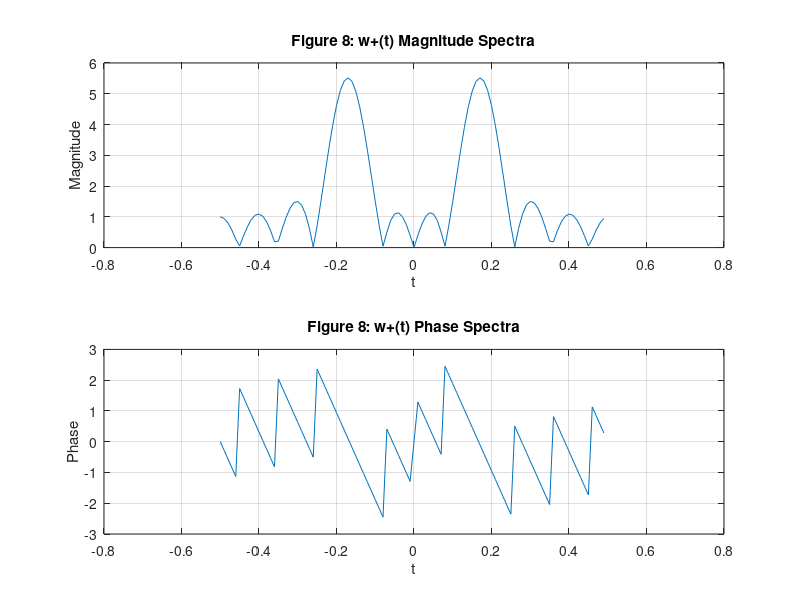

This figure's MATLAB source:
N = 100; PulseWidth = 10;
t = [0:1:(N-1)];
x = [ones(1,PulseWidth), zeros(1,N-PulseWidth)];
f = [-(N/2):1:(N/2)-1]*(1/N);
%wt = x.*(exp(1j*(pi/3).*t));
%wt = x.*(exp(-1j*(pi/3).*t));
wt = x.*cos((pi/3).*t);
Ww = fft(wt);
figure;
subplot(2,1,1);
plot(f,fftshift(abs(Ww)));
grid on;
xlabel('t');
ylabel('Magnitude');
title('Figure 8: w+(t) Magnitude Spectra');
subplot(2,1,2);
plot(f,fftshift(angle(Ww)));
grid on;
xlabel('t');
ylabel('Phase');
title('Figure 8: w+(t) Phase Spectra');